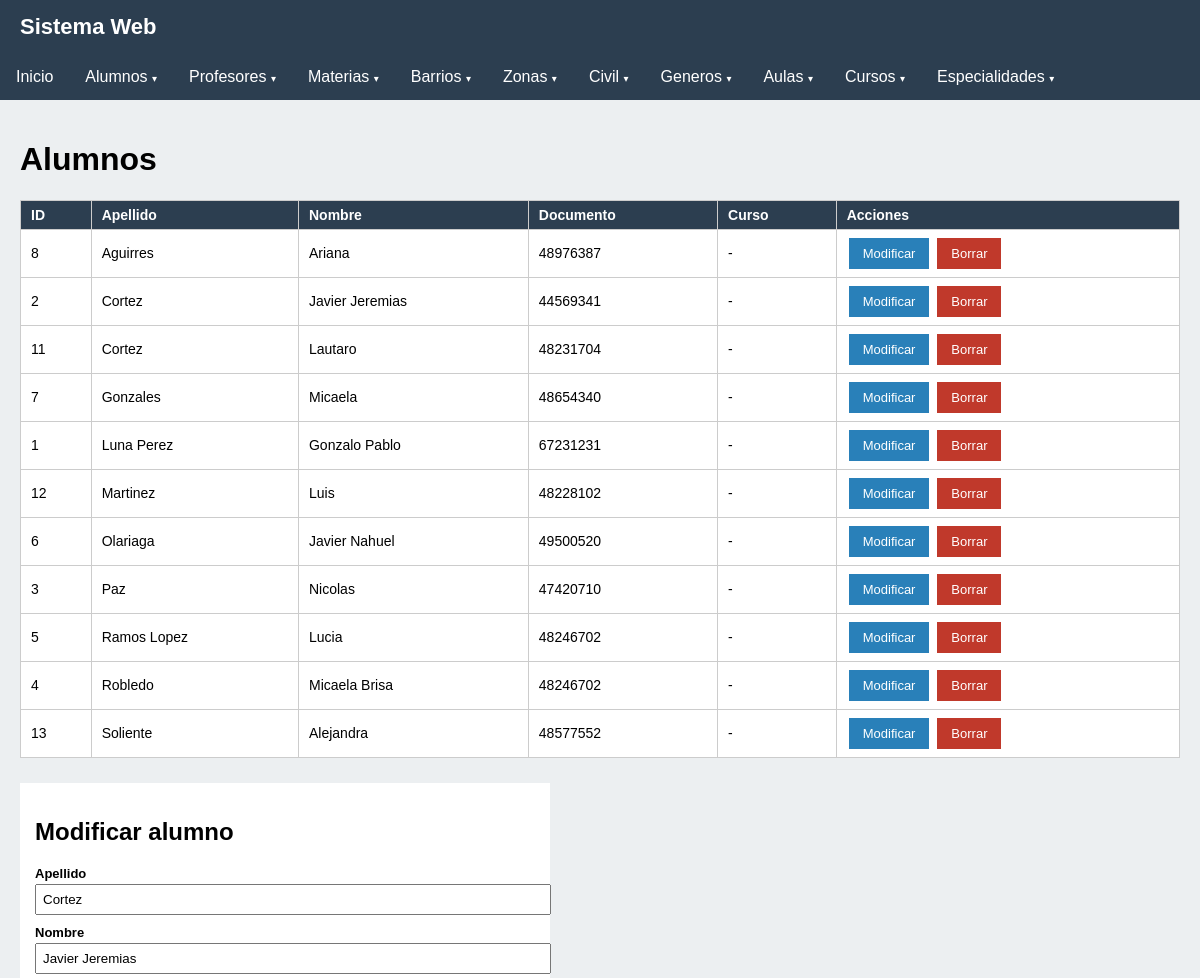
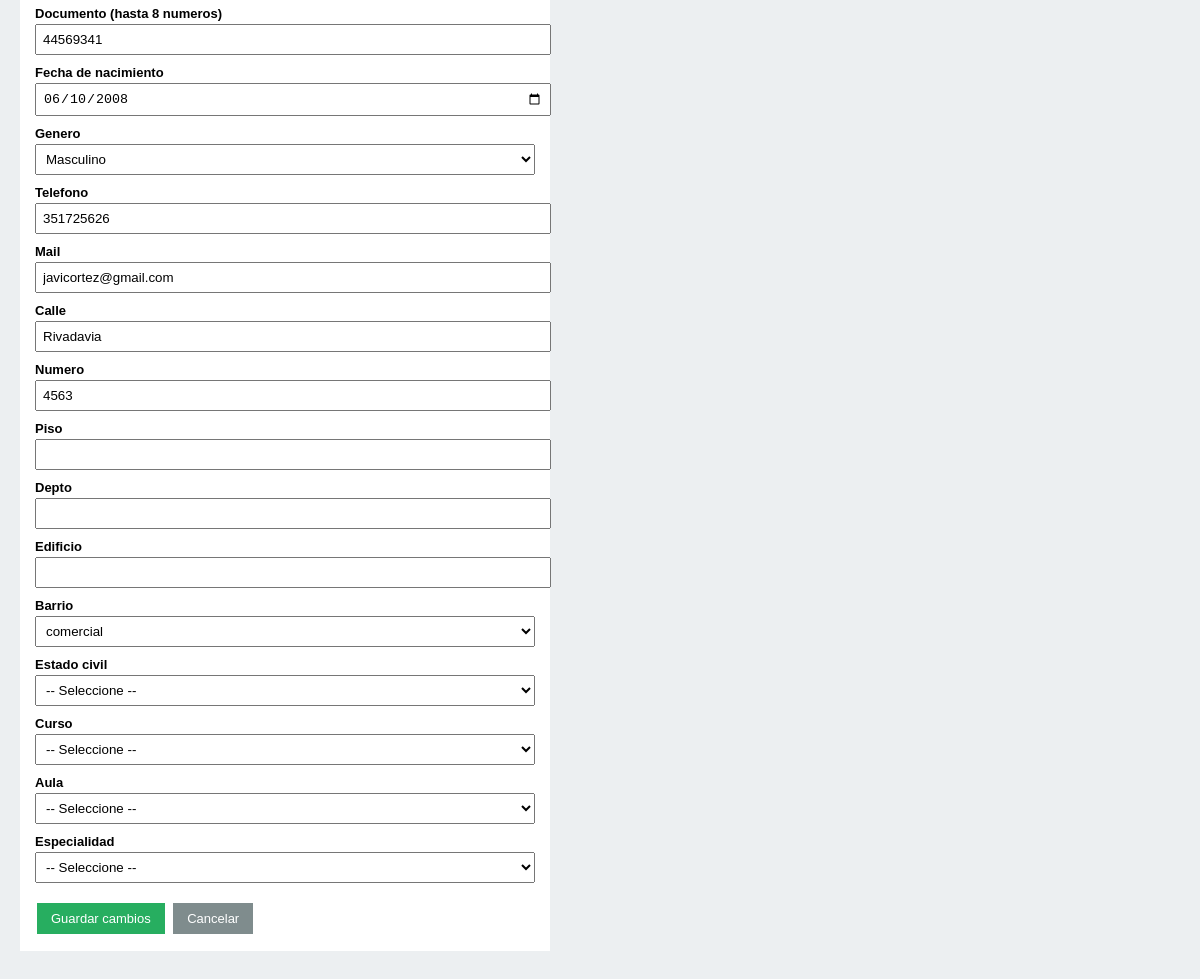
Page /TP2_Theo_Cattáneo_6C/index.php?seccion=alumnos&modificar=2 on the committed database (2 pictures, top to bottom).
### tables this page shows
CREATE TABLE `alumnos` (
  `Id_Alumnos` int(11) NOT NULL,
  `Apellido_Alumnos` varchar(30) NOT NULL,
  `Nombre_Alumnos` varchar(30) NOT NULL,
  `Documento_Alumnos` int(8) NOT NULL,
  `FecNac_Alumnos` date NOT NULL,
  `GENEROS_ALUMNOS` int(11) NOT NULL,
  `Telefono_Alumnos` bigint(20) NOT NULL,
  `Mail_Alumnos` varchar(50) NOT NULL,
  `Calle_Alumnos` varchar(30) NOT NULL,
  `Numero_Alumnos` int(15) NOT NULL,
  `Piso_Alumnos` varchar(3) NOT NULL,
  `Depto_Alumnos` varchar(3) NOT NULL,
  `Edificio_Alumnos` varchar(30) NOT NULL,
  `BARRIOS_ALUMNOS` int(11) NOT NULL,
  `CIVIL_ALUMNOS` int(11) NOT NULL,
  `CURSOS_ALUMNOS` int(11) NOT NULL,
  `AULAS_ALUMNOS` int(11) NOT NULL,
  `ESPECIALIDAD_ALUMNOS` int(11) NOT NULL
);

### TP2_Theo_Cattáneo_6C/index.php (the view, shortened to what this page needs)
<?php
include 'conexion.php';
 $config = array(
    "barrios" => array(
        "titulo" => "Barrios", "tabla" => "barrios", "id" => "ID_Barrios",
        "nombre" => "Nombre_Barrios", "etiqueta" => "Nombre del barrio",
        "padre_tabla" => "zonas", "padre_id" => "ID_Zonas",
        "padre_nombre" => "Nombre_Zonas", "padre_campo" => "ID_Zonasb",
        "padre_etiqueta" => "Zona"
    ),
    "zonas" => array(
        "titulo" => "Zonas", "tabla" => "zonas", "id" => "ID_Zonas",
        "nombre" => "Nombre_Zonas", "etiqueta" => "Nombre de la zona"
    ),
    "civil" => array(
        "titulo" => "Estado Civil", "tabla" => "civil", "id" => "ID_Civil",
        "nombre" => "Estado_Civil", "etiqueta" => "Estado civil"
    ),
    "generos" => array(
        "titulo" => "Generos", "tabla" => "generos", "id" => "ID_Generos",
        "nombre" => "Nombre_Generos", "etiqueta" => "Nombre del genero"
    ),
    "cursos" => array(
        "titulo" => "Cursos", "tabla" => "cursos", "id" => "ID_Cursos",
        "nombre" => "Nombre_Cursos", "etiqueta" => "Nombre del curso"
    ),
    "materias" => array(
        "titulo" => "Materias", "tabla" => "materias", "id" => "ID_Materias",
        "nombre" => "Nombre_Materias", "etiqueta" => "Nombre de la materia",
        "padre_tabla" => "especialidad", "padre_id" => "ID_Especialidad",
        "padre_nombre" => "Nombre_especialidad", "padre_campo" => "CODIGO_MATERIAS",
        "padre_etiqueta" => "Especialidad"
    ),
    "especialidades" => array(
        "titulo" => "Especialidades", "tabla" => "especialidad", "id" => "ID_Especialidad",
        "nombre" => "Nombre_especialidad", "etiqueta" => "Nombre de la especialidad",
        "extra_campo" => "Codigo_Especialidad", "extra_tipo" => "text",
        "extra_etiqueta" => "Codigo (una letra)"
    ),
    "aulas" => array(
        "titulo" => "Aulas", "tabla" => "aulas", "id" => "ID_Aulas",
        "nombre" => "Numero_Aulas", "etiqueta" => "Numero de aula",
        "padre_tabla" => "tipos_aulas", "padre_id" => "ID_Tipos",
        "padre_nombre" => "Nombre_Tipo_Aula", "padre_campo" => "TIPOS_AULAS",
        "padre_etiqueta" => "Tipo de aula",
        "extra_campo" => "Capacidad_Aulas", "extra_tipo" => "number",
        "extra_etiqueta" => "Capacidad"
    )
);
 $seccion = isset($_GET['seccion']) ? $_GET['seccion'] : "inicio";
 $fila = null;
 $editando = false;
function dibujarSelect($conexion, $name, $etiqueta, $sql, $campoId, $campoNombre, $seleccionado) {
    echo "<label>$etiqueta</label>";
    echo "<select name='$name'>";
    echo "<option value='0'>-- Seleccione --</option>";
    $res = mysqli_query($conexion, $sql);
    while ($r = mysqli_fetch_assoc($res)) {
        $marca = "";
        if ($seleccionado == $r[$campoId]) { $marca = "selected"; }
        echo "<option value='" . $r[$campoId] . "' $marca>" . $r[$campoNombre] . "</option>";
    }
    echo "</select>";
}
if ($seccion == "alumnos" || $seccion == "profesores") {
    if ($seccion == "alumnos") {
        $tabla = "alumnos";
        $idc = "Id_Alumnos";
        $sufijo = "_Alumnos";
        $campoGenero = "GENEROS_ALUMNOS";
        $tituloPersona = "alumno";
    } else {
        $tabla = "profesores";
        $idc = "Id_Profesores";
        $sufijo = "_Profesores";
        $campoGenero = "GENERO_PROFESORES";
        $tituloPersona = "profesor";
    }
    if (isset($_GET['modificar'])) {
        $idv = intval($_GET['modificar']);
        $res = mysqli_query($conexion, "SELECT $idc AS idp,
            Apellido$sufijo AS apellido, Nombre$sufijo AS nombre,
            Documento$sufijo AS documento, FecNac$sufijo AS fecha,
            $campoGenero AS genero, Telefono$sufijo AS telefono,
            Mail$sufijo AS mail, Calle$sufijo AS calle, Numero$sufijo AS numero,
            Piso$sufijo AS piso, Depto$sufijo AS depto, Edificio$sufijo AS edificio,
            BARRIOS$sufijo AS barrio, CIVIL$sufijo AS civil, CURSOS$sufijo AS curso,
            AULAS$sufijo AS aula, ESPECIALIDAD$sufijo AS especialidad
            FROM $tabla WHERE $idc = $idv");
        $fila = mysqli_fetch_assoc($res);
    }
    $editando = ($fila != null);
}
?>
<!DOCTYPE html>
<html lang="es">
<head>
</head>
<body>
    <div class="encabezado">
        <div class="barra">
            <a href="index.php?seccion=inicio" class="titulo">Sistema Web</a>
            <ul class="menu">
                <li class="item">
                    <a href="index.php?seccion=inicio" class="enlace">Inicio</a>
                </li>
                <li class="item con-submenu">
                    <a href="index.php?seccion=alumnos" class="enlace">Alumnos <span class="flecha">&#9662;</span></a>
                </li>
                <li class="item con-submenu">
                    <a href="index.php?seccion=profesores" class="enlace">Profesores <span class="flecha">&#9662;</span></a>
                </li>
                <li class="item con-submenu">
                    <a href="index.php?seccion=materias" class="enlace">Materias <span class="flecha">&#9662;</span></a>
                </li>
                <li class="item con-submenu">
                    <a href="index.php?seccion=barrios" class="enlace">Barrios <span class="flecha">&#9662;</span></a>
                </li>
                <li class="item con-submenu">
                    <a href="index.php?seccion=zonas" class="enlace">Zonas <span class="flecha">&#9662;</span></a>
                </li>
                <li class="item con-submenu">
                    <a href="index.php?seccion=civil" class="enlace">Civil <span class="flecha">&#9662;</span></a>
                </li>
                <li class="item con-submenu">
                    <a href="index.php?seccion=generos" class="enlace">Generos <span class="flecha">&#9662;</span></a>
                </li>
                <li class="item con-submenu">
                    <a href="index.php?seccion=aulas" class="enlace">Aulas <span class="flecha">&#9662;</span></a>
                </li>
                <li class="item con-submenu">
                    <a href="index.php?seccion=cursos" class="enlace">Cursos <span class="flecha">&#9662;</span></a>
                </li>
                <li class="item con-submenu">
                    <a href="index.php?seccion=especialidades" class="enlace">Especialidades <span class="flecha">&#9662;</span></a>
                </li>
            </ul>
        </div>
    </div>
    <div class="contenido">
    <?php if ($seccion == "inicio") { ?>
        <h1>Panel de Control</h1>
        <p>Seleccione una opci&oacute;n del men&uacute; para comenzar a trabajar.</p>
        <p>
            <a class="boton boton-azul" href="index.php?seccion=alumnos">Alumnos</a>
            <a class="boton boton-azul" href="index.php?seccion=profesores">Profesores</a>
            <a class="boton boton-verde" href="index.php?seccion=barrios">Barrios</a>
            <a class="boton boton-verde" href="index.php?seccion=zonas">Zonas</a>
            <a class="boton boton-verde" href="index.php?seccion=materias">Materias</a>
            <a class="boton boton-verde" href="index.php?seccion=civil">Civil</a>
            <a class="boton boton-verde" href="index.php?seccion=generos">Generos</a>
            <a class="boton boton-verde" href="index.php?seccion=aulas">Aulas</a>
            <a class="boton boton-verde" href="index.php?seccion=cursos">Cursos</a>
            <a class="boton boton-verde" href="index.php?seccion=especialidades">Especialidades</a>
        </p>
    <?php } elseif ($seccion == "alumnos" || $seccion == "profesores") { ?>
        <h1><?php echo ucfirst($tituloPersona); ?>s</h1>
        <table class="tabla">
            <tr><th>ID</th><th>Apellido</th><th>Nombre</th><th>Documento</th><th>Curso</th><th>Acciones</th></tr>
            <?php
            $consulta = mysqli_query($conexion,
                "SELECT t.$idc AS idp, t.Apellido$sufijo AS apellido, t.Nombre$sufijo AS nombre,
                        t.Documento$sufijo AS documento, cursos.Nombre_Cursos AS curso
                 FROM $tabla t
                 LEFT JOIN cursos ON cursos.ID_Cursos = t.CURSOS$sufijo
                 ORDER BY t.Apellido$sufijo");
            while ($per = mysqli_fetch_assoc($consulta)) {
            ?>
            <tr>
                <td><?php echo $per['idp']; ?></td>
                <td><?php echo $per['apellido']; ?></td>
                <td><?php echo $per['nombre']; ?></td>
                <td><?php echo $per['documento']; ?></td>
                <td><?php echo $per['curso'] != null ? $per['curso'] : "-"; ?></td>
                <td>
                    <a class="boton boton-azul"
                       href="index.php?seccion=<?php echo $seccion; ?>&modificar=<?php echo $per['idp']; ?>">Modificar</a>
                    <a class="boton boton-rojo"
                       href="index.php?seccion=<?php echo $seccion; ?>&borrar=<?php echo $per['idp']; ?>"
                       onclick="return confirm('¿Seguro que queres borrar este <?php echo $tituloPersona; ?>?')">Borrar</a>
                </td>
            </tr>
            <?php } ?>
        </table>
        <form method="post" class="formulario">
            <?php if ($editando) { ?>
                <h2>Modificar <?php echo $tituloPersona; ?></h2>
            <?php } else { ?>
                <h2>Nuevo <?php echo $tituloPersona; ?></h2>
            <?php } ?>
            <label>Apellido</label>
            <input type="text" name="apellido" maxlength="30"
                   value="<?php if ($editando) echo $fila['apellido']; ?>" required>
            <label>Nombre</label>
            <input type="text" name="nombre" maxlength="30"
                   value="<?php if ($editando) echo $fila['nombre']; ?>" required>
            <label>Documento (hasta 8 numeros)</label>
            <input type="number" name="documento"
                   value="<?php if ($editando) echo $fila['documento']; ?>" required>
            <label>Fecha de nacimiento</label>
            <input type="date" name="fecha"
                   value="<?php if ($editando) echo $fila['fecha']; ?>" required>
            <?php dibujarSelect($conexion, "genero", "Genero",
                "SELECT * FROM generos", "ID_Generos", "Nombre_Generos",
                $editando ? $fila['genero'] : 0); ?>
            <label>Telefono</label>
            <input type="number" name="telefono"
                   value="<?php if ($editando) echo $fila['telefono']; ?>">
            <label>Mail</label>
            <input type="email" name="mail" maxlength="50"
                   value="<?php if ($editando) echo $fila['mail']; ?>">
            <label>Calle</label>
            <input type="text" name="calle" maxlength="30"
                   value="<?php if ($editando) echo $fila['calle']; ?>">
            <label>Numero</label>
            <input type="number" name="numero"
                   value="<?php if ($editando) echo $fila['numero']; ?>">
            <label>Piso</label>
            <input type="text" name="piso" maxlength="3"
                   value="<?php if ($editando) echo $fila['piso']; ?>">
            <label>Depto</label>
            <input type="text" name="depto" maxlength="3"
                   value="<?php if ($editando) echo $fila['depto']; ?>">
            <label>Edificio</label>
            <input type="text" name="edificio" maxlength="30"
                   value="<?php if ($editando) echo $fila['edificio']; ?>">
            <?php dibujarSelect($conexion, "barrio", "Barrio",
                "SELECT * FROM barrios ORDER BY Nombre_Barrios", "ID_Barrios", "Nombre_Barrios",
                $editando ? $fila['barrio'] : 0); ?>
            <br><br>
            <?php if ($editando) { ?>
                <button class="boton boton-verde" name="guardar">Guardar cambios</button>
                <a class="boton boton-gris" href="index.php?seccion=<?php echo $seccion; ?>">Cancelar</a>
            <?php } else { ?>
                <button class="boton boton-verde" name="agregar">Agregar</button>
            <?php } ?>
        </form>
    <?php } else { ?>
        <h1>Seccion no valida</h1>
        <a class="boton boton-gris" href="index.php?seccion=inicio">Volver al inicio</a>
    <?php } ?>
    </div>
</body>
</html>

### TP2_Theo_Cattáneo_6C/index.php (style rules this page uses)
body { font-family: Arial, sans-serif; background: #eceff1; margin: 0; }
.encabezado { background: #2c3e50; }
.titulo { color: #fff; font-size: 22px; font-weight: bold; text-decoration: none; padding: 14px 20px; display: inline-block; }
.menu { list-style: none; margin: 0; padding: 0; display: flex; flex-wrap: wrap; }
.item { position: relative; }
.enlace { display: block; color: #fff; text-decoration: none; padding: 14px 16px; }
.flecha { font-size: 10px; }
.contenido { padding: 20px; }
.tabla { border-collapse: collapse; width: 100%; background: #fff; margin: 10px 0 25px; }
.tabla th { background: #2c3e50; color: #fff; }
.tabla th, .tabla td { border: 1px solid #ccc; padding: 6px 10px; text-align: left; font-size: 14px; }
.formulario { background: #fff; padding: 15px; max-width: 500px; margin-bottom: 25px; }
.formulario label { display: block; margin-top: 10px; font-weight: bold; font-size: 13px; }
.formulario input, .formulario select { width: 100%; padding: 6px; margin-top: 3px; }
.boton { padding: 8px 14px; border: none; color: #fff; cursor: pointer; text-decoration: none; font-size: 13px; display: inline-block; margin: 2px; }
.boton-verde { background: #27ae60; }
.boton-azul { background: #2980b9; }
.boton-rojo { background: #c0392b; }
.boton-gris { background: #7f8c8d; }

### rows in the picture
alumnos: Id_Alumnos "8", Apellido_Alumnos "Aguirres", Nombre_Alumnos "Ariana", Documento_Alumnos "48976387"
alumnos: Id_Alumnos "2", Apellido_Alumnos "Cortez", Nombre_Alumnos "Javier Jeremias", Documento_Alumnos "44569341", apellido "Cortez", nombre "Javier Jeremias", documento "44569341", fecha "06/10/2008", telefono "351725626", mail "javicortez@gmail.com", calle "Rivadavia", numero "4563"
alumnos: Id_Alumnos "11", Apellido_Alumnos "Cortez", Nombre_Alumnos "Lautaro", Documento_Alumnos "48231704"
alumnos: Id_Alumnos "7", Apellido_Alumnos "Gonzales", Nombre_Alumnos "Micaela", Documento_Alumnos "48654340"
alumnos: Id_Alumnos "1", Apellido_Alumnos "Luna Perez", Nombre_Alumnos "Gonzalo Pablo", Documento_Alumnos "67231231"
alumnos: Id_Alumnos "12", Apellido_Alumnos "Martinez", Nombre_Alumnos "Luis", Documento_Alumnos "48228102"
alumnos: Id_Alumnos "6", Apellido_Alumnos "Olariaga", Nombre_Alumnos "Javier Nahuel", Documento_Alumnos "49500520"
alumnos: Id_Alumnos "3", Apellido_Alumnos "Paz", Nombre_Alumnos "Nicolas", Documento_Alumnos "47420710"
alumnos: Id_Alumnos "5", Apellido_Alumnos "Ramos Lopez", Nombre_Alumnos "Lucia", Documento_Alumnos "48246702"
alumnos: Id_Alumnos "4", Apellido_Alumnos "Robledo", Nombre_Alumnos "Micaela Brisa", Documento_Alumnos "48246702"
alumnos: Id_Alumnos "13", Apellido_Alumnos "Soliente", Nombre_Alumnos "Alejandra", Documento_Alumnos "48577552"

### other values in the picture
$tituloPersona "Alumno"
$tituloPersona "alumno"
$etiqueta "Genero Barrio Estado civil Curso Aula Especialidad"
form field genero "Masculino"
form field barrio "comercial"
